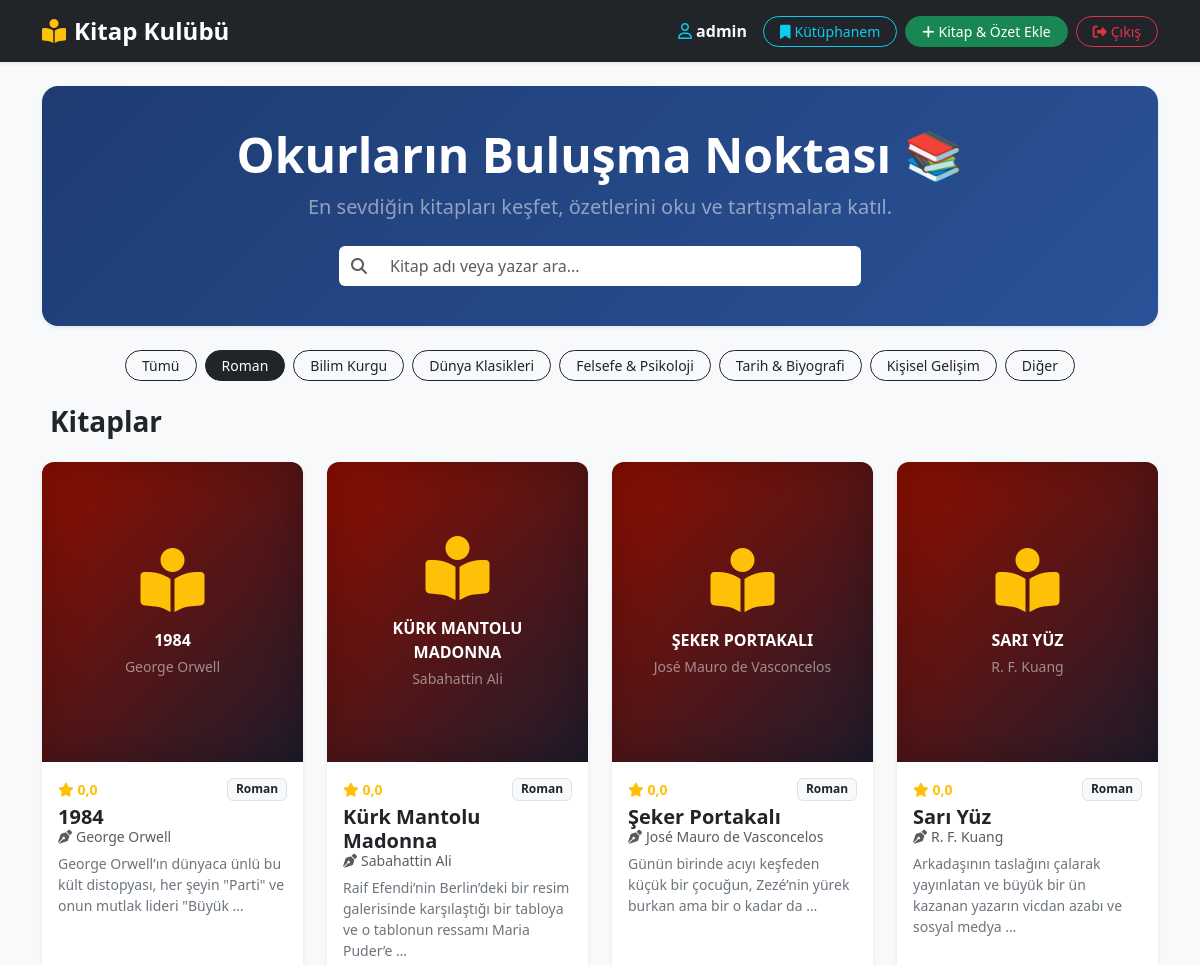
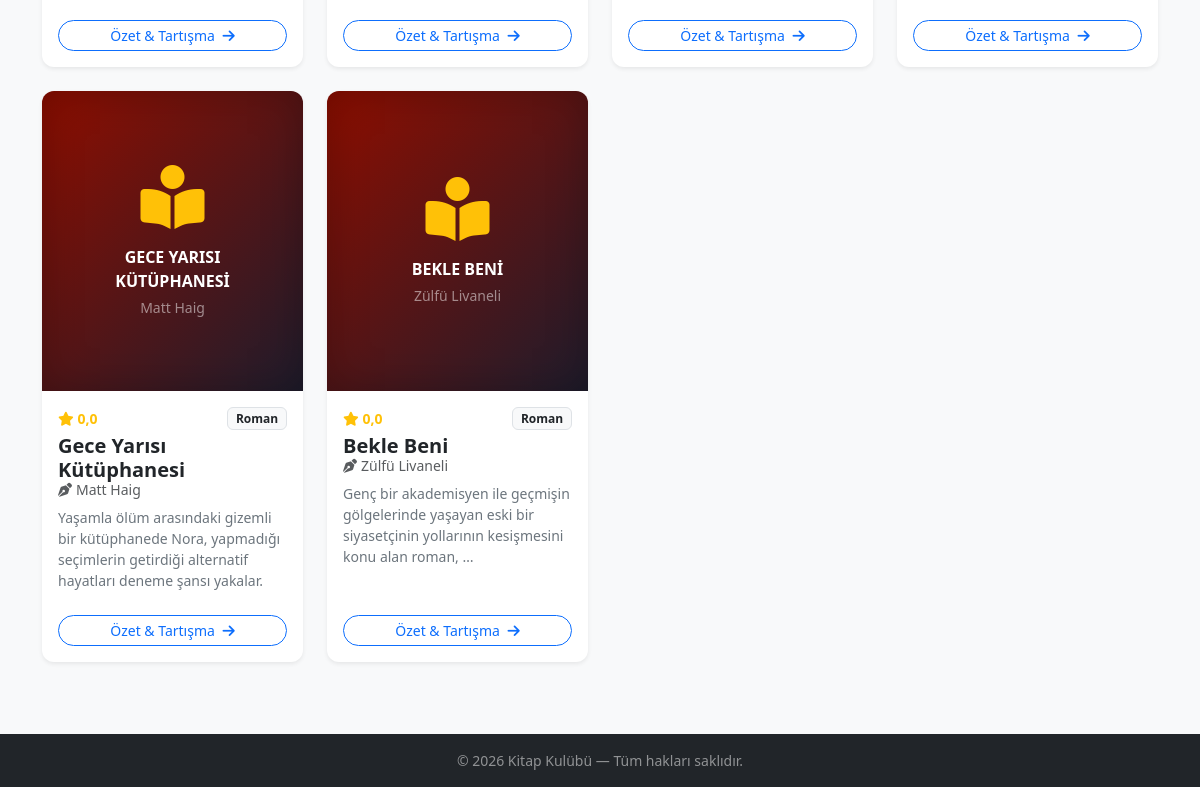
Page /?kategori=roman (signed in) on the committed database (2 pictures, top to bottom).
### Kitap_kulubu/kitaplar/models.py (models this page shows, shortened)
class Kitap(models.Model):
    KATEGORİ_SEÇENEKLERİ = [
        ('roman', 'Roman'),
        ('bilim-kurgu', 'Bilim Kurgu'),
        ('klasik', 'Dünya Klasikleri'),
        ('felsefe', 'Felsefe & Psikoloji'),
        ('tarih', 'Tarih & Biyografi'),
        ('kisisel-gelisim', 'Kişisel Gelişim'),
        ('diger', 'Diğer'),
    ]
    baslik = models.CharField(max_length=200)
    yazar = models.CharField(max_length=100)
    ozet = models.TextField()
    kategori = models.CharField(max_length=50, choices=KATEGORİ_SEÇENEKLERİ, default='roman', verbose_name="Kategori")
    kapak_resmi = models.ImageField(upload_to='kitap_kapaklari/', blank=True, null=True,
                                    verbose_name="Kapak Resmi (İsteğe Bağlı)")
    ayin_kitabi = models.BooleanField(default=False, verbose_name="Ayın Kitabı mı?")
    eklenme_tarihi = models.DateTimeField(auto_now_add=True)
    def resim_gecerli_mi(self):
        if self.kapak_resmi and self.kapak_resmi.name:
            if self.kapak_resmi.name.startswith('http://') or self.kapak_resmi.name.startswith('https://'):
                return False
            return True
        return False
    def kategori_renk_sinifi(self):
        return f"cover-{self.kategori}"
    def ortalama_puan(self):
        ortalama = self.yorumlar.aggregate(Avg('puan'))['puan__avg']
        return round(ortalama, 1) if ortalama else 0.0

### Kitap_kulubu/kitaplar/views.py (the view)
# urls.py: path('', views.kitap_listesi, name='kitap_listesi'),
def kitap_listesi(request):
    kategori_slug = request.GET.get('kategori')
    if kategori_slug:
        kitaplar = Kitap.objects.filter(kategori=kategori_slug).order_by('-eklenme_tarihi')
    else:
        kitaplar = Kitap.objects.all().order_by('-eklenme_tarihi')
    ayin_kitabi = Kitap.objects.filter(ayin_kitabi=True).first()
    if not ayin_kitabi and Kitap.objects.exists():
        ayin_kitabi = Kitap.objects.first()
    kategoriler = Kitap.KATEGORİ_SEÇENEKLERİ
    return render(request, 'kitaplar/kitap_listesi.html', {
        'kitaplar': kitaplar,
        'ayin_kitabi': ayin_kitabi,
        'kategoriler': kategoriler,
        'secili_kategori': kategori_slug
    })

### Kitap_kulubu/kitaplar/templates/kitaplar/kitap_listesi.html (shortened to what this page needs)
<!DOCTYPE html>
<html lang="tr">
<head>
    <link href="https://cdn.jsdelivr.net/npm/bootstrap@5.3.0/dist/css/bootstrap.min.css" rel="stylesheet">
    <link rel="stylesheet" href="https://cdnjs.cloudflare.com/ajax/libs/font-awesome/6.4.0/css/all.min.css">
</head>
<body class="bg-light min-vh-100 d-flex flex-column">
    <nav class="navbar navbar-expand-lg navbar-dark bg-dark sticky-top shadow-sm">
        <div class="container">
            <a class="navbar-brand fw-bold fs-4" href="/">
                <i class="fa-solid fa-book-open-reader text-warning me-2"></i>Kitap Kulübü
            </a>
            <div class="collapse navbar-collapse" id="navbarNav">
                <div class="ms-auto d-flex align-items-center gap-2 mt-2 mt-lg-0">
                    {% if user.is_authenticated %}
                        <span class="text-light me-2">
                            <i class="fa-regular fa-user me-1 text-info"></i><strong>{{ user.username }}</strong>
                        </span>
                        <a href="{% url 'profilim' %}" class="btn btn-outline-info btn-sm rounded-pill px-3">
                            <i class="fa-solid fa-bookmark me-1"></i>Kütüphanem
                        </a>
                        <a href="{% url 'kitap_ekle' %}" class="btn btn-success btn-sm rounded-pill px-3">
                            <i class="fa-solid fa-plus me-1"></i>Kitap & Özet Ekle
                        </a>
                        <form action="{% url 'logout' %}" method="post" class="d-inline">
                            <button type="submit" class="btn btn-outline-danger btn-sm rounded-pill px-3">
                                <i class="fa-solid fa-right-from-bracket me-1"></i>Çıkış
                            </button>
                        </form>
                    {% else %}
                        <a href="{% url 'login' %}" class="btn btn-outline-light btn-sm rounded-pill px-3">Giriş Yap</a>
                        <a href="{% url 'kayit' %}" class="btn btn-warning btn-sm rounded-pill px-3 fw-bold">Kayıt Ol</a>
                    {% endif %}
                </div>
            </div>
        </div>
    </nav>
    <div class="container my-4 flex-grow-1">
        <div class="hero-banner mb-4 text-center shadow-sm">
            <h1 class="fw-bold display-5 mb-2">Okurların Buluşma Noktası 📚</h1>
            <p class="lead text-white-50 mb-4">En sevdiğin kitapları keşfet, özetlerini oku ve tartışmalara katıl.</p>
            <div class="row justify-content-center">
                <div class="col-md-8 col-lg-6">
                    <div class="input-group">
                        <span class="input-group-text bg-white border-0"><i class="fa-solid fa-magnifying-glass text-muted"></i></span>
                        <input type="text" id="searchInput" class="form-control border-0 py-2" placeholder="Kitap adı veya yazar ara...">
                    </div>
                </div>
            </div>
        </div>
        <div class="d-flex flex-wrap gap-2 mb-4 justify-content-center">
            <a href="/" class="btn btn-sm {% if not secili_kategori %}btn-dark{% else %}btn-outline-dark{% endif %} rounded-pill px-3">
                Tümü
            </a>
            {% for kod, isim in kategoriler %}
                <a href="/?kategori={{ kod }}" class="btn btn-sm {% if secili_kategori == kod %}btn-dark{% else %}btn-outline-dark{% endif %} rounded-pill px-3">
                    {{ isim }}
                </a>
            {% endfor %}
        </div>
        <div class="d-flex justify-content-between align-items-center mb-4">
            <h3 class="fw-bold text-dark m-0">Kitaplar</h3>
        </div>
        <div class="row g-4" id="bookGrid">
            {% for kitap in kitaplar %}
                <div class="col-sm-6 col-md-4 col-lg-3 book-item">
                    <div class="card h-100 shadow-sm book-card">
                        {% if kitap.resim_gecerli_mi %}
                            <img src="{{ kitap.kapak_resmi.url }}" class="card-img-top book-cover-img" alt="{{ kitap.baslik }}">
                        {% else %}
                            <div class="default-book-cover {{ kitap.kategori_renk_sinifi }}">
                                <i class="fa-solid fa-book-open-reader text-warning fa-4x mb-3"></i>
                                <div class="fw-bold fs-6 text-uppercase px-2 text-white">{{ kitap.baslik }}</div>
                                <small class="text-white-50 mt-1">{{ kitap.yazar }}</small>
                            </div>
                        {% endif %}
                        <div class="card-body d-flex flex-column p-3">
                            <div class="d-flex justify-content-between align-items-center mb-1">
                                <small class="text-warning fw-bold">
                                    <i class="fa-solid fa-star"></i> {{ kitap.ortalama_puan }}
                                </small>
                                <span class="badge bg-light text-dark border small">{{ kitap.get_kategori_display }}</span>
                            </div>
                            <h5 class="card-title fw-bold text-dark mb-1 book-title">{{ kitap.baslik }}</h5>
                            <h6 class="card-subtitle text-muted mb-2 small book-author">
                                <i class="fa-solid fa-pen-nib me-1"></i>{{ kitap.yazar }}
                            </h6>
                            <p class="card-text text-secondary small flex-grow-1">
                                {{ kitap.ozet|truncatewords:15 }}
                            </p>
                            <a href="{% url 'kitap_detay' kitap.pk %}" class="btn btn-outline-primary btn-sm w-100 rounded-pill mt-2">
                                Özet & Tartışma <i class="fa-solid fa-arrow-right ms-1"></i>
                            </a>
                        </div>
                    </div>
                </div>
            {% endfor %}
        </div>
    </div>
    <footer class="bg-dark text-white-50 text-center py-3 mt-5">
        <div class="container small">
            &copy; 2026 Kitap Kulübü — Tüm hakları saklıdır.
        </div>
    </footer>
</body>
</html>

### Kitap_kulubu/kitaplar/templates/kitaplar/kitap_listesi.html (style rules this page uses)
.book-card { transition: transform 0.3s ease, box-shadow 0.3s ease; border: none; border-radius: 12px; overflow: hidden; }
.hero-banner { background: linear-gradient(135deg, #1e3c72 0%, #2a5298 100%); color: white; border-radius: 16px; padding: 2.5rem 1.5rem; }
.default-book-cover { height: 300px; width: 100%; display: flex; flex-direction: column; align-items: center; justify-content: center; color: white; padding: 1.5rem; text-align: center; box-shadow: inset 0 0 40px rgba(0,0,0,0.25); }
.cover-roman { background: linear-gradient(135deg, #8E0E00 0%, #1F1C2C 100%); }

### rows in the picture
Kitap: baslik "1984", yazar "George Orwell", ortalama_puan "0,0", kategori "Roman", ozet "George Orwell’ın dünyaca ünlü bu kült distopyası, her şeyin \"Parti\" ve onun mutlak lideri \"Büyük …"
Kitap: baslik "KÜRK MANTOLU MADONNA", yazar "Sabahattin Ali", ortalama_puan "0,0", kategori "Roman", baslik "Kürk Mantolu Madonna", ozet "Raif Efendi’nin Berlin’deki bir resim galerisinde karşılaştığı bir tabloya ve o tablonun ressamı Maria Puder’e …"
Kitap: baslik "ŞEKER PORTAKALI", yazar "José Mauro de Vasconcelos", ortalama_puan "0,0", kategori "Roman", baslik "Şeker Portakalı", ozet "Günün birinde acıyı keşfeden küçük bir çocuğun, Zezé’nin yürek burkan ama bir o kadar da …"
Kitap: baslik "SARI YÜZ", yazar "R. F. Kuang", ortalama_puan "0,0", kategori "Roman", baslik "Sarı Yüz", ozet "Arkadaşının taslağını çalarak yayınlatan ve büyük bir ün kazanan yazarın vicdan azabı ve sosyal medya …"
Kitap: baslik "GECE YARISI KÜTÜPHANESI", yazar "Matt Haig", ortalama_puan "0,0", kategori "Roman", baslik "Gece Yarısı Kütüphanesi", ozet "Yaşamla ölüm arasındaki gizemli bir kütüphanede Nora, yapmadığı seçimlerin getirdiği alternatif hayatları deneme şansı yakalar."
Kitap: baslik "BEKLE BENI", yazar "Zülfü Livaneli", ortalama_puan "0,0", kategori "Roman", baslik "Bekle Beni", ozet "Genç bir akademisyen ile geçmişin gölgelerinde yaşayan eski bir siyasetçinin yollarının kesişmesini konu alan roman, …"

### other values in the picture
{{ user.username }} "admin"
{{ isim }} "Roman" "Bilim Kurgu" "Dünya Klasikleri" "Felsefe & Psikoloji" "Tarih & Biyografi" "Kişisel Gelişim" "Diğer"
